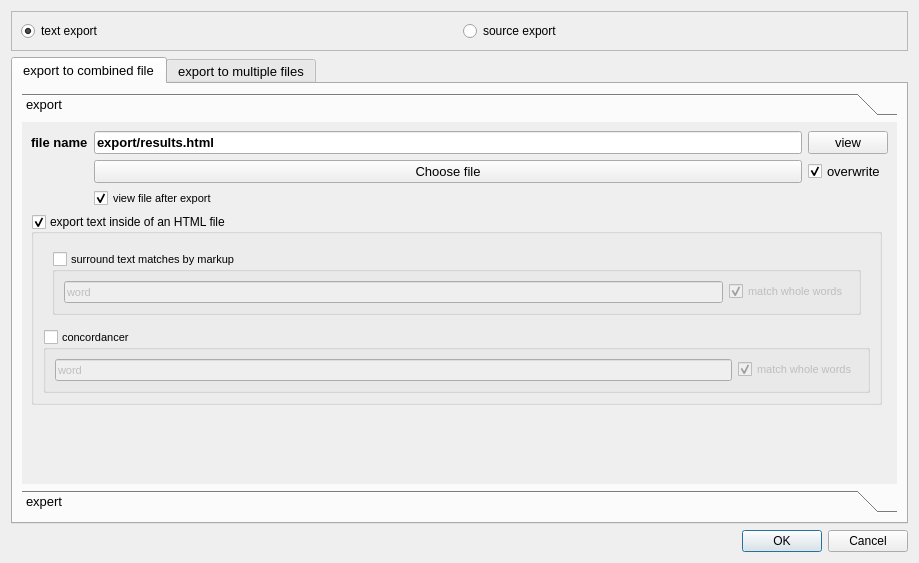
<?xml version="1.0" encoding="UTF-8"?>
<ui version="4.0">
 <class>Exporter</class>
 <widget class="QDialog" name="Exporter">
  <property name="geometry">
   <rect>
    <x>0</x>
    <y>0</y>
    <width>919</width>
    <height>563</height>
   </rect>
  </property>
  <property name="windowTitle">
   <string>Exporter</string>
  </property>
  <property name="windowIcon">
   <iconset>
    <normaloff>:/images/images/export.png</normaloff>:/images/images/export.png</iconset>
  </property>
  <layout class="QGridLayout" name="gridLayout">
   <item row="4" column="0">
    <widget class="QDialogButtonBox" name="buttonBox">
     <property name="toolTip">
      <string>Go and export</string>
     </property>
     <property name="orientation">
      <enum>Qt::Horizontal</enum>
     </property>
     <property name="standardButtons">
      <set>QDialogButtonBox::Cancel|QDialogButtonBox::Ok</set>
     </property>
    </widget>
   </item>
   <item row="2" column="0">
    <widget class="QTabWidget" name="tabWidget">
     <property name="font">
      <font>
       <pointsize>10</pointsize>
      </font>
     </property>
     <property name="currentIndex">
      <number>0</number>
     </property>
     <widget class="QWidget" name="tab_2">
      <attribute name="title">
       <string>export to combined file</string>
      </attribute>
      <layout class="QGridLayout" name="gridLayout_14">
       <item row="0" column="0">
        <widget class="QToolBox" name="combinedToolBox">
         <property name="font">
          <font>
           <pointsize>10</pointsize>
          </font>
         </property>
         <property name="currentIndex">
          <number>0</number>
         </property>
         <widget class="QWidget" name="exportPage">
          <property name="geometry">
           <rect>
            <x>0</x>
            <y>0</y>
            <width>887</width>
            <height>348</height>
           </rect>
          </property>
          <attribute name="icon">
           <iconset>
            <normaloff>:/images/images/filesaveblack.png</normaloff>:/images/images/filesaveblack.png</iconset>
          </attribute>
          <attribute name="label">
           <string>export</string>
          </attribute>
          <layout class="QGridLayout" name="gridLayout_12">
           <item row="0" column="0" colspan="2">
            <layout class="QGridLayout" name="gridLayout_2">
             <item row="0" column="0">
              <widget class="QLabel" name="textLabel3_4">
               <property name="font">
                <font>
                 <pointsize>10</pointsize>
                 <weight>75</weight>
                 <bold>true</bold>
                </font>
               </property>
               <property name="text">
                <string>file name</string>
               </property>
               <property name="wordWrap">
                <bool>false</bool>
               </property>
              </widget>
             </item>
             <item row="0" column="1">
              <widget class="QLineEdit" name="resultFile">
               <property name="font">
                <font>
                 <pointsize>10</pointsize>
                 <weight>75</weight>
                 <bold>true</bold>
                </font>
               </property>
               <property name="toolTip">
                <string>name of the file for saving</string>
               </property>
               <property name="text">
                <string>export/results.html</string>
               </property>
              </widget>
             </item>
             <item row="0" column="2">
              <widget class="QPushButton" name="viewResultFirefoxButton">
               <property name="font">
                <font>
                 <pointsize>10</pointsize>
                </font>
               </property>
               <property name="toolTip">
                <string>view file in exterior program</string>
               </property>
               <property name="text">
                <string>view</string>
               </property>
               <property name="icon">
                <iconset>
                 <normaloff>:/images/images/firefox.png</normaloff>:/images/images/firefox.png</iconset>
               </property>
              </widget>
             </item>
             <item row="1" column="1">
              <widget class="QPushButton" name="ChooseResultFileButton">
               <property name="font">
                <font>
                 <pointsize>10</pointsize>
                </font>
               </property>
               <property name="text">
                <string>Choose file</string>
               </property>
               <property name="icon">
                <iconset>
                 <normaloff>:/images/images/filesaveas.png</normaloff>:/images/images/filesaveas.png</iconset>
               </property>
               <property name="iconSize">
                <size>
                 <width>16</width>
                 <height>16</height>
                </size>
               </property>
              </widget>
             </item>
             <item row="1" column="2">
              <widget class="QCheckBox" name="overwrite">
               <property name="font">
                <font>
                 <pointsize>10</pointsize>
                </font>
               </property>
               <property name="toolTip">
                <string>overwrite if file exists</string>
               </property>
               <property name="text">
                <string>overwrite</string>
               </property>
               <property name="checked">
                <bool>true</bool>
               </property>
              </widget>
             </item>
             <item row="2" column="1">
              <widget class="QCheckBox" name="viewFileAfter">
               <property name="enabled">
                <bool>true</bool>
               </property>
               <property name="font">
                <font>
                 <pointsize>8</pointsize>
                </font>
               </property>
               <property name="text">
                <string>view file after export</string>
               </property>
               <property name="icon">
                <iconset>
                 <normaloff>:/images/images/firefox.png</normaloff>:/images/images/firefox.png</iconset>
               </property>
               <property name="checked">
                <bool>true</bool>
               </property>
              </widget>
             </item>
            </layout>
           </item>
           <item row="2" column="0">
            <spacer name="verticalSpacer_3">
             <property name="orientation">
              <enum>Qt::Vertical</enum>
             </property>
             <property name="sizeHint" stdset="0">
              <size>
               <width>20</width>
               <height>40</height>
              </size>
             </property>
            </spacer>
           </item>
           <item row="1" column="0">
            <widget class="QGroupBox" name="exportHTML">
             <property name="font">
              <font>
               <pointsize>9</pointsize>
              </font>
             </property>
             <property name="title">
              <string>export text inside of an HTML file</string>
             </property>
             <property name="flat">
              <bool>false</bool>
             </property>
             <property name="checkable">
              <bool>true</bool>
             </property>
             <layout class="QGridLayout" name="gridLayout_4">
              <item row="0" column="0">
               <widget class="QFrame" name="templateFrame">
                <property name="frameShape">
                 <enum>QFrame::NoFrame</enum>
                </property>
                <property name="frameShadow">
                 <enum>QFrame::Plain</enum>
                </property>
                <property name="lineWidth">
                 <number>0</number>
                </property>
                <layout class="QGridLayout" name="gridLayout_18">
                 <item row="0" column="0">
                  <widget class="QGroupBox" name="surroundMatch">
                   <property name="enabled">
                    <bool>true</bool>
                   </property>
                   <property name="font">
                    <font>
                     <pointsize>8</pointsize>
                     <weight>50</weight>
                     <bold>false</bold>
                    </font>
                   </property>
                   <property name="title">
                    <string>surround text matches by markup</string>
                   </property>
                   <property name="checkable">
                    <bool>true</bool>
                   </property>
                   <property name="checked">
                    <bool>false</bool>
                   </property>
                   <layout class="QGridLayout" name="gridLayout_13">
                    <item row="0" column="0">
                     <widget class="QLineEdit" name="match">
                      <property name="toolTip">
                       <string>any regular expression will work</string>
                      </property>
                      <property name="text">
                       <string>word</string>
                      </property>
                     </widget>
                    </item>
                    <item row="0" column="1">
                     <widget class="QCheckBox" name="matchWholeWords">
                      <property name="text">
                       <string>match whole words</string>
                      </property>
                      <property name="checked">
                       <bool>true</bool>
                      </property>
                     </widget>
                    </item>
                   </layout>
                  </widget>
                 </item>
                </layout>
               </widget>
              </item>
              <item row="1" column="0">
               <widget class="QGroupBox" name="concordOutput">
                <property name="font">
                 <font>
                  <pointsize>8</pointsize>
                 </font>
                </property>
                <property name="title">
                 <string>concordancer</string>
                </property>
                <property name="flat">
                 <bool>false</bool>
                </property>
                <property name="checkable">
                 <bool>true</bool>
                </property>
                <property name="checked">
                 <bool>false</bool>
                </property>
                <layout class="QGridLayout" name="gridLayout_19">
                 <item row="0" column="0">
                  <layout class="QGridLayout" name="gridLayout_16">
                   <item row="0" column="0">
                    <widget class="QLineEdit" name="concMatch">
                     <property name="toolTip">
                      <string>any regular expression will work</string>
                     </property>
                     <property name="text">
                      <string>word</string>
                     </property>
                    </widget>
                   </item>
                   <item row="0" column="1">
                    <widget class="QCheckBox" name="concMatchWholeWords">
                     <property name="text">
                      <string>match whole words</string>
                     </property>
                     <property name="checked">
                      <bool>true</bool>
                     </property>
                    </widget>
                   </item>
                  </layout>
                 </item>
                </layout>
               </widget>
              </item>
             </layout>
            </widget>
           </item>
          </layout>
         </widget>
         <widget class="QWidget" name="expertSettingsPage">
          <property name="geometry">
           <rect>
            <x>0</x>
            <y>0</y>
            <width>659</width>
            <height>352</height>
           </rect>
          </property>
          <attribute name="icon">
           <iconset>
            <normaloff>:/images/images/expert.png</normaloff>:/images/images/expert.png</iconset>
          </attribute>
          <attribute name="label">
           <string>expert</string>
          </attribute>
          <layout class="QGridLayout" name="gridLayout_11">
           <item row="0" column="0">
            <widget class="QCheckBox" name="surroundByColumnNames">
             <property name="enabled">
              <bool>true</bool>
             </property>
             <property name="toolTip">
              <string>puts the column information around the text, for example &amp;lt;title&gt;...&amp;lt;/title&gt;.</string>
             </property>
             <property name="text">
              <string>surround table items by column name</string>
             </property>
             <property name="checked">
              <bool>true</bool>
             </property>
            </widget>
           </item>
           <item row="0" column="1" rowspan="2">
            <widget class="QGroupBox" name="groupGroupBox">
             <property name="title">
              <string>use groups</string>
             </property>
             <property name="checkable">
              <bool>true</bool>
             </property>
             <layout class="QGridLayout" name="gridLayout_22">
              <item row="0" column="0">
               <widget class="QLineEdit" name="groupSeparatorBefore">
                <property name="text">
                 <string>&lt;group name=&quot;ggg&quot;&gt;</string>
                </property>
               </widget>
              </item>
              <item row="0" column="1">
               <widget class="QLineEdit" name="groupSeparatorAfter">
                <property name="text">
                 <string>&lt;/group&gt;</string>
                </property>
               </widget>
              </item>
             </layout>
            </widget>
           </item>
           <item row="1" column="0">
            <widget class="QCheckBox" name="escapeTags">
             <property name="enabled">
              <bool>true</bool>
             </property>
             <property name="toolTip">
              <string>If the page contains actual html code, this options allows to escape it in the html output.</string>
             </property>
             <property name="text">
              <string>escape tags (&lt; and &gt;) in html output</string>
             </property>
             <property name="checked">
              <bool>true</bool>
             </property>
            </widget>
           </item>
           <item row="2" column="0" colspan="2">
            <layout class="QGridLayout" name="gridLayout_3">
             <item row="2" column="2">
              <widget class="QRadioButton" name="forceLtr">
               <property name="text">
                <string>Force left to right</string>
               </property>
               <property name="checked">
                <bool>false</bool>
               </property>
              </widget>
             </item>
             <item row="2" column="3">
              <widget class="QRadioButton" name="forceRtl">
               <property name="text">
                <string>Force right to left</string>
               </property>
               <property name="checked">
                <bool>false</bool>
               </property>
              </widget>
             </item>
             <item row="2" column="1">
              <widget class="QRadioButton" name="guessLanguage">
               <property name="text">
                <string>Guess Language</string>
               </property>
               <property name="checked">
                <bool>true</bool>
               </property>
              </widget>
             </item>
            </layout>
           </item>
           <item row="3" column="0" colspan="2">
            <layout class="QGridLayout" name="gridLayout_10">
             <item row="0" column="0">
              <layout class="QGridLayout" name="gridLayout_5">
               <item row="0" column="0">
                <widget class="QLabel" name="textLabel3_9">
                 <property name="font">
                  <font>
                   <pointsize>8</pointsize>
                  </font>
                 </property>
                 <property name="text">
                  <string>concordancer length in characters:</string>
                 </property>
                 <property name="alignment">
                  <set>Qt::AlignRight|Qt::AlignTrailing|Qt::AlignVCenter</set>
                 </property>
                 <property name="wordWrap">
                  <bool>false</bool>
                 </property>
                </widget>
               </item>
               <item row="1" column="0">
                <widget class="QLabel" name="textLabeltemplateFile_4">
                 <property name="font">
                  <font>
                   <pointsize>8</pointsize>
                  </font>
                 </property>
                 <property name="text">
                  <string>match surround:</string>
                 </property>
                 <property name="alignment">
                  <set>Qt::AlignRight|Qt::AlignTrailing|Qt::AlignVCenter</set>
                 </property>
                 <property name="wordWrap">
                  <bool>false</bool>
                 </property>
                </widget>
               </item>
               <item row="2" column="0">
                <widget class="QLabel" name="textLabel3_2">
                 <property name="font">
                  <font>
                   <pointsize>8</pointsize>
                  </font>
                 </property>
                 <property name="text">
                  <string>surround text pages by:</string>
                 </property>
                 <property name="alignment">
                  <set>Qt::AlignRight|Qt::AlignTrailing|Qt::AlignVCenter</set>
                 </property>
                 <property name="wordWrap">
                  <bool>false</bool>
                 </property>
                </widget>
               </item>
               <item row="4" column="0">
                <widget class="QLabel" name="textLabeltemplateFile_2">
                 <property name="font">
                  <font>
                   <pointsize>8</pointsize>
                  </font>
                 </property>
                 <property name="text">
                  <string>html template file:</string>
                 </property>
                 <property name="alignment">
                  <set>Qt::AlignRight|Qt::AlignTrailing|Qt::AlignVCenter</set>
                 </property>
                 <property name="wordWrap">
                  <bool>false</bool>
                 </property>
                </widget>
               </item>
               <item row="5" column="0">
                <widget class="QLabel" name="textLabeltemplateFile_3">
                 <property name="font">
                  <font>
                   <pointsize>8</pointsize>
                  </font>
                 </property>
                 <property name="text">
                  <string>concordancer template file:</string>
                 </property>
                 <property name="alignment">
                  <set>Qt::AlignRight|Qt::AlignTrailing|Qt::AlignVCenter</set>
                 </property>
                 <property name="wordWrap">
                  <bool>false</bool>
                 </property>
                </widget>
               </item>
               <item row="3" column="0">
                <widget class="QLabel" name="textLabel3_3">
                 <property name="font">
                  <font>
                   <pointsize>8</pointsize>
                  </font>
                 </property>
                 <property name="text">
                  <string>surround html pages by:</string>
                 </property>
                 <property name="alignment">
                  <set>Qt::AlignRight|Qt::AlignTrailing|Qt::AlignVCenter</set>
                 </property>
                 <property name="wordWrap">
                  <bool>false</bool>
                 </property>
                </widget>
               </item>
              </layout>
             </item>
             <item row="0" column="1">
              <layout class="QGridLayout" name="gridLayout_7">
               <item row="0" column="0">
                <widget class="QSpinBox" name="concBefore">
                 <property name="font">
                  <font>
                   <pointsize>8</pointsize>
                  </font>
                 </property>
                 <property name="toolTip">
                  <string>length before and after match in characters</string>
                 </property>
                 <property name="maximum">
                  <number>9999</number>
                 </property>
                 <property name="singleStep">
                  <number>10</number>
                 </property>
                 <property name="value">
                  <number>100</number>
                 </property>
                </widget>
               </item>
               <item row="1" column="0">
                <widget class="QLineEdit" name="matchBefore">
                 <property name="font">
                  <font>
                   <pointsize>8</pointsize>
                  </font>
                 </property>
                 <property name="toolTip">
                  <string>surround the matching from the export options by this tag.</string>
                 </property>
                 <property name="text">
                  <string>&lt;span class='match'&gt;</string>
                 </property>
                </widget>
               </item>
               <item row="2" column="0">
                <widget class="QLineEdit" name="pageSeparatorBefore">
                 <property name="font">
                  <font>
                   <pointsize>8</pointsize>
                  </font>
                 </property>
                 <property name="toolTip">
                  <string>surround each exported page by these tags (can be empty)</string>
                 </property>
                 <property name="text">
                  <string>&lt;page url=&quot;uuu&quot; id=&quot;iii&quot; time=&quot;ttt&quot; group=&quot;ggg&quot;&gt;</string>
                 </property>
                </widget>
               </item>
               <item row="4" column="0">
                <widget class="QLineEdit" name="templateFile">
                 <property name="font">
                  <font>
                   <pointsize>8</pointsize>
                  </font>
                 </property>
                 <property name="toolTip">
                  <string>&lt;!DOCTYPE HTML PUBLIC &quot;-//W3C//DTD HTML 4.0//EN&quot; &quot;http://www.w3.org/TR/REC-html40/strict.dtd&quot;&gt;
&lt;html&gt;&lt;head&gt;&lt;meta name=&quot;qrichtext&quot; content=&quot;1&quot; /&gt;&lt;style type=&quot;text/css&quot;&gt;
p, li { white-space: pre-wrap; }
&lt;/style&gt;&lt;/head&gt;&lt;body style=&quot; font-family:'MS Shell Dlg 2'; font-size:7pt; font-weight:400; font-style:normal;&quot;&gt;
&lt;p style=&quot; margin-top:0px; margin-bottom:0px; margin-left:0px; margin-right:0px; -qt-block-indent:0; text-indent:0px;&quot;&gt;name of the template for saving in HTML format&lt;/p&gt;&lt;/body&gt;&lt;/html&gt;</string>
                 </property>
                 <property name="text">
                  <string>lib/resources/htmlTemplate.html</string>
                 </property>
                </widget>
               </item>
               <item row="5" column="0">
                <widget class="QLineEdit" name="concTemplateFile">
                 <property name="minimumSize">
                  <size>
                   <width>150</width>
                   <height>0</height>
                  </size>
                 </property>
                 <property name="font">
                  <font>
                   <pointsize>8</pointsize>
                  </font>
                 </property>
                 <property name="toolTip">
                  <string>&lt;!DOCTYPE HTML PUBLIC &quot;-//W3C//DTD HTML 4.0//EN&quot; &quot;http://www.w3.org/TR/REC-html40/strict.dtd&quot;&gt;
&lt;html&gt;&lt;head&gt;&lt;meta name=&quot;qrichtext&quot; content=&quot;1&quot; /&gt;&lt;style type=&quot;text/css&quot;&gt;
p, li { white-space: pre-wrap; }
&lt;/style&gt;&lt;/head&gt;&lt;body style=&quot; font-family:'MS Shell Dlg 2'; font-size:7pt; font-weight:400; font-style:normal;&quot;&gt;
&lt;p style=&quot; margin-top:0px; margin-bottom:0px; margin-left:0px; margin-right:0px; -qt-block-indent:0; text-indent:0px;&quot;&gt;name of the template for saving as a concordancer&lt;/p&gt;&lt;/body&gt;&lt;/html&gt;</string>
                 </property>
                 <property name="text">
                  <string>lib/resources/concordanceTableTemplate.html</string>
                 </property>
                </widget>
               </item>
               <item row="3" column="0">
                <widget class="QLineEdit" name="pageSeparatorHtmlBefore">
                 <property name="font">
                  <font>
                   <pointsize>8</pointsize>
                  </font>
                 </property>
                 <property name="toolTip">
                  <string>surround each exported page by these tags (can be empty)</string>
                 </property>
                 <property name="text">
                  <string>&lt;div name=&quot;page&quot; id=&quot;iii&quot; url=&quot;uuu&quot; time=&quot;ttt&quot; group=&quot;ggg&quot;&gt;</string>
                 </property>
                </widget>
               </item>
              </layout>
             </item>
             <item row="0" column="2">
              <layout class="QGridLayout" name="gridLayout_8">
               <item row="0" column="0">
                <widget class="QSpinBox" name="concAfter">
                 <property name="font">
                  <font>
                   <pointsize>8</pointsize>
                  </font>
                 </property>
                 <property name="toolTip">
                  <string>length before and after match in characters</string>
                 </property>
                 <property name="maximum">
                  <number>9999</number>
                 </property>
                 <property name="singleStep">
                  <number>10</number>
                 </property>
                 <property name="value">
                  <number>100</number>
                 </property>
                </widget>
               </item>
               <item row="1" column="0">
                <widget class="QLineEdit" name="matchAfter">
                 <property name="font">
                  <font>
                   <pointsize>8</pointsize>
                  </font>
                 </property>
                 <property name="toolTip">
                  <string>surround the matching from the export options by this tag.</string>
                 </property>
                 <property name="text">
                  <string>&lt;/span&gt;</string>
                 </property>
                </widget>
               </item>
               <item row="2" column="0">
                <widget class="QLineEdit" name="pageSeparatorAfter">
                 <property name="font">
                  <font>
                   <pointsize>8</pointsize>
                  </font>
                 </property>
                 <property name="toolTip">
                  <string>surround each exported page by these tags (can be empty)</string>
                 </property>
                 <property name="text">
                  <string>&lt;/page&gt;</string>
                 </property>
                </widget>
               </item>
               <item row="4" column="0">
                <widget class="QPushButton" name="viewTemplateFirefoxButton">
                 <property name="font">
                  <font>
                   <pointsize>8</pointsize>
                  </font>
                 </property>
                 <property name="toolTip">
                  <string>view file</string>
                 </property>
                 <property name="text">
                  <string>View template</string>
                 </property>
                 <property name="icon">
                  <iconset>
                   <normaloff>:/images/images/firefox.png</normaloff>:/images/images/firefox.png</iconset>
                 </property>
                </widget>
               </item>
               <item row="5" column="0">
                <widget class="QPushButton" name="viewConcTemplateFirefoxButton">
                 <property name="font">
                  <font>
                   <pointsize>8</pointsize>
                  </font>
                 </property>
                 <property name="toolTip">
                  <string>view file</string>
                 </property>
                 <property name="text">
                  <string>View template</string>
                 </property>
                 <property name="icon">
                  <iconset>
                   <normaloff>:/images/images/firefox.png</normaloff>:/images/images/firefox.png</iconset>
                 </property>
                </widget>
               </item>
               <item row="3" column="0">
                <widget class="QLineEdit" name="pageSeparatorHtmlAfter">
                 <property name="font">
                  <font>
                   <pointsize>8</pointsize>
                  </font>
                 </property>
                 <property name="toolTip">
                  <string>surround each exported page by these tags (can be empty)</string>
                 </property>
                 <property name="text">
                  <string>&lt;/div&gt;</string>
                 </property>
                </widget>
               </item>
              </layout>
             </item>
             <item row="0" column="3">
              <layout class="QGridLayout" name="gridLayout_9">
               <item row="1" column="0">
                <widget class="QCheckBox" name="ignoreCase">
                 <property name="enabled">
                  <bool>true</bool>
                 </property>
                 <property name="font">
                  <font>
                   <pointsize>8</pointsize>
                  </font>
                 </property>
                 <property name="text">
                  <string>ignore case when matching</string>
                 </property>
                 <property name="checked">
                  <bool>true</bool>
                 </property>
                </widget>
               </item>
               <item row="5" column="0">
                <widget class="QPushButton" name="chooseTemplateFileButton">
                 <property name="font">
                  <font>
                   <pointsize>8</pointsize>
                  </font>
                 </property>
                 <property name="toolTip">
                  <string>choose a different template</string>
                 </property>
                 <property name="text">
                  <string>Choose file</string>
                 </property>
                 <property name="icon">
                  <iconset>
                   <normaloff>:/images/images/fileopen.png</normaloff>:/images/images/fileopen.png</iconset>
                 </property>
                 <property name="iconSize">
                  <size>
                   <width>16</width>
                   <height>16</height>
                  </size>
                 </property>
                </widget>
               </item>
               <item row="6" column="0">
                <widget class="QPushButton" name="chooseConcTemplateFileButton">
                 <property name="font">
                  <font>
                   <pointsize>8</pointsize>
                  </font>
                 </property>
                 <property name="toolTip">
                  <string>choose a different template</string>
                 </property>
                 <property name="text">
                  <string>Choose file</string>
                 </property>
                 <property name="icon">
                  <iconset>
                   <normaloff>:/images/images/fileopen.png</normaloff>:/images/images/fileopen.png</iconset>
                 </property>
                 <property name="iconSize">
                  <size>
                   <width>16</width>
                   <height>16</height>
                  </size>
                 </property>
                </widget>
               </item>
               <item row="0" column="0">
                <widget class="QCheckBox" name="wordBoundaries">
                 <property name="enabled">
                  <bool>true</bool>
                 </property>
                 <property name="font">
                  <font>
                   <pointsize>8</pointsize>
                  </font>
                 </property>
                 <property name="toolTip">
                  <string>avoids incomplete words in the concordancer</string>
                 </property>
                 <property name="text">
                  <string>cut at word boundaries</string>
                 </property>
                 <property name="checked">
                  <bool>true</bool>
                 </property>
                </widget>
               </item>
               <item row="2" column="0">
                <spacer name="verticalSpacer_2">
                 <property name="orientation">
                  <enum>Qt::Vertical</enum>
                 </property>
                 <property name="sizeHint" stdset="0">
                  <size>
                   <width>20</width>
                   <height>34</height>
                  </size>
                 </property>
                </spacer>
               </item>
              </layout>
             </item>
            </layout>
           </item>
           <item row="4" column="0">
            <spacer name="verticalSpacer">
             <property name="orientation">
              <enum>Qt::Vertical</enum>
             </property>
             <property name="sizeHint" stdset="0">
              <size>
               <width>20</width>
               <height>40</height>
              </size>
             </property>
            </spacer>
           </item>
          </layout>
         </widget>
        </widget>
       </item>
      </layout>
     </widget>
     <widget class="QWidget" name="tab">
      <attribute name="title">
       <string>export to multiple files</string>
      </attribute>
      <layout class="QGridLayout" name="gridLayout_23">
       <item row="0" column="1">
        <widget class="QToolBox" name="multipleToolBox">
         <property name="currentIndex">
          <number>0</number>
         </property>
         <widget class="QWidget" name="page_3">
          <property name="geometry">
           <rect>
            <x>0</x>
            <y>0</y>
            <width>887</width>
            <height>348</height>
           </rect>
          </property>
          <attribute name="icon">
           <iconset>
            <normaloff>:/images/images/filesaveblack.png</normaloff>:/images/images/filesaveblack.png</iconset>
          </attribute>
          <attribute name="label">
           <string>export</string>
          </attribute>
          <layout class="QGridLayout" name="gridLayout_17">
           <item row="0" column="0" colspan="3">
            <layout class="QGridLayout" name="gridLayout_6">
             <item row="0" column="0">
              <widget class="QLabel" name="textLabel3_5">
               <property name="font">
                <font>
                 <pointsize>10</pointsize>
                 <weight>75</weight>
                 <bold>true</bold>
                </font>
               </property>
               <property name="text">
                <string>folder</string>
               </property>
               <property name="wordWrap">
                <bool>false</bool>
               </property>
              </widget>
             </item>
             <item row="1" column="1">
              <widget class="QPushButton" name="ChooseResultFolderButton">
               <property name="font">
                <font>
                 <pointsize>10</pointsize>
                </font>
               </property>
               <property name="text">
                <string>Choose export folder</string>
               </property>
               <property name="icon">
                <iconset>
                 <normaloff>:/images/images/filesaveas.png</normaloff>:/images/images/filesaveas.png</iconset>
               </property>
               <property name="iconSize">
                <size>
                 <width>16</width>
                 <height>16</height>
                </size>
               </property>
              </widget>
             </item>
             <item row="1" column="2">
              <widget class="QCheckBox" name="overwriteFiles">
               <property name="font">
                <font>
                 <pointsize>10</pointsize>
                </font>
               </property>
               <property name="toolTip">
                <string>overwrite if file exists</string>
               </property>
               <property name="text">
                <string>overwrite</string>
               </property>
               <property name="checked">
                <bool>true</bool>
               </property>
              </widget>
             </item>
             <item row="0" column="1">
              <widget class="QLineEdit" name="resultFolder">
               <property name="font">
                <font>
                 <pointsize>10</pointsize>
                 <weight>75</weight>
                 <bold>true</bold>
                </font>
               </property>
               <property name="toolTip">
                <string>name of the file for saving</string>
               </property>
               <property name="text">
                <string>corpora/export</string>
               </property>
              </widget>
             </item>
            </layout>
           </item>
           <item row="3" column="1">
            <spacer name="verticalSpacer_6">
             <property name="orientation">
              <enum>Qt::Vertical</enum>
             </property>
             <property name="sizeHint" stdset="0">
              <size>
               <width>20</width>
               <height>40</height>
              </size>
             </property>
            </spacer>
           </item>
          </layout>
         </widget>
         <widget class="QWidget" name="expert">
          <property name="geometry">
           <rect>
            <x>0</x>
            <y>0</y>
            <width>404</width>
            <height>330</height>
           </rect>
          </property>
          <attribute name="icon">
           <iconset>
            <normaloff>:/images/images/expert.png</normaloff>:/images/images/expert.png</iconset>
          </attribute>
          <attribute name="label">
           <string>expert</string>
          </attribute>
          <layout class="QGridLayout" name="gridLayout_21">
           <item row="0" column="0" rowspan="2">
            <spacer name="horizontalSpacer_4">
             <property name="orientation">
              <enum>Qt::Horizontal</enum>
             </property>
             <property name="sizeHint" stdset="0">
              <size>
               <width>244</width>
               <height>20</height>
              </size>
             </property>
            </spacer>
           </item>
           <item row="0" column="1">
            <widget class="QGroupBox" name="groupBox">
             <property name="title">
              <string>names of the individual files</string>
             </property>
             <property name="flat">
              <bool>false</bool>
             </property>
             <property name="checkable">
              <bool>false</bool>
             </property>
             <layout class="QGridLayout" name="gridLayout_15">
              <item row="0" column="0">
               <widget class="QRadioButton" name="filesURL">
                <property name="text">
                 <string>files named by URL</string>
                </property>
                <property name="checked">
                 <bool>true</bool>
                </property>
               </widget>
              </item>
              <item row="1" column="0">
               <widget class="QRadioButton" name="filesNumbered">
                <property name="text">
                 <string>files numbered</string>
                </property>
               </widget>
              </item>
             </layout>
            </widget>
           </item>
           <item row="0" column="2" rowspan="2">
            <spacer name="horizontalSpacer_3">
             <property name="orientation">
              <enum>Qt::Horizontal</enum>
             </property>
             <property name="sizeHint" stdset="0">
              <size>
               <width>244</width>
               <height>20</height>
              </size>
             </property>
            </spacer>
           </item>
           <item row="1" column="1">
            <widget class="QGroupBox" name="exportTypeGroupBox">
             <property name="title">
              <string>export format</string>
             </property>
             <layout class="QGridLayout" name="gridLayout_20">
              <item row="0" column="0" colspan="2">
               <widget class="QRadioButton" name="plainText">
                <property name="text">
                 <string>plain text</string>
                </property>
                <property name="checked">
                 <bool>true</bool>
                </property>
               </widget>
              </item>
              <item row="4" column="0">
               <widget class="QRadioButton" name="columnangle">
                <property name="text">
                 <string>&lt;column name&gt;</string>
                </property>
               </widget>
              </item>
              <item row="1" column="0" rowspan="2" colspan="2">
               <widget class="QRadioButton" name="columncolumn">
                <property name="text">
                 <string>column name:</string>
                </property>
               </widget>
              </item>
             </layout>
            </widget>
           </item>
           <item row="2" column="1">
            <spacer name="verticalSpacer_4">
             <property name="orientation">
              <enum>Qt::Vertical</enum>
             </property>
             <property name="sizeHint" stdset="0">
              <size>
               <width>20</width>
               <height>40</height>
              </size>
             </property>
            </spacer>
           </item>
           <item row="3" column="0">
            <widget class="QLabel" name="label">
             <property name="text">
              <string>change slashes of URL into:</string>
             </property>
            </widget>
           </item>
           <item row="3" column="1">
            <widget class="QLineEdit" name="slashesInto">
             <property name="text">
              <string>---</string>
             </property>
            </widget>
           </item>
           <item row="4" column="0">
            <widget class="QLabel" name="label_2">
             <property name="text">
              <string>add to file if exists:</string>
             </property>
            </widget>
           </item>
           <item row="4" column="1">
            <widget class="QLineEdit" name="addtofile">
             <property name="text">
              <string>__1</string>
             </property>
            </widget>
           </item>
          </layout>
         </widget>
        </widget>
       </item>
      </layout>
     </widget>
    </widget>
   </item>
   <item row="0" column="0">
    <widget class="QFrame" name="frame">
     <property name="frameShape">
      <enum>QFrame::StyledPanel</enum>
     </property>
     <property name="frameShadow">
      <enum>QFrame::Raised</enum>
     </property>
     <layout class="QHBoxLayout" name="horizontalLayout">
      <item>
       <widget class="QRadioButton" name="textExport">
        <property name="text">
         <string>text export</string>
        </property>
        <property name="checked">
         <bool>true</bool>
        </property>
        <property name="autoExclusive">
         <bool>true</bool>
        </property>
       </widget>
      </item>
      <item>
       <widget class="QRadioButton" name="sourceExport">
        <property name="text">
         <string>source export</string>
        </property>
        <property name="autoExclusive">
         <bool>true</bool>
        </property>
       </widget>
      </item>
     </layout>
    </widget>
   </item>
  </layout>
  <zorder>tabWidget</zorder>
  <zorder>buttonBox</zorder>
  <zorder>frame</zorder>
 </widget>
 <resources/>
 <connections>
  <connection>
   <sender>buttonBox</sender>
   <signal>rejected()</signal>
   <receiver>Exporter</receiver>
   <slot>reject()</slot>
   <hints>
    <hint type="sourcelabel">
     <x>329</x>
     <y>450</y>
    </hint>
    <hint type="destinationlabel">
     <x>286</x>
     <y>274</y>
    </hint>
   </hints>
  </connection>
  <connection>
   <sender>buttonBox</sender>
   <signal>accepted()</signal>
   <receiver>Exporter</receiver>
   <slot>accept()</slot>
   <hints>
    <hint type="sourcelabel">
     <x>261</x>
     <y>450</y>
    </hint>
    <hint type="destinationlabel">
     <x>157</x>
     <y>274</y>
    </hint>
   </hints>
  </connection>
  <connection>
   <sender>sourceExport</sender>
   <signal>toggled(bool)</signal>
   <receiver>exportHTML</receiver>
   <slot>setHidden(bool)</slot>
   <hints>
    <hint type="sourcelabel">
     <x>435</x>
     <y>21</y>
    </hint>
    <hint type="destinationlabel">
     <x>373</x>
     <y>205</y>
    </hint>
   </hints>
  </connection>
 </connections>
</ui>
